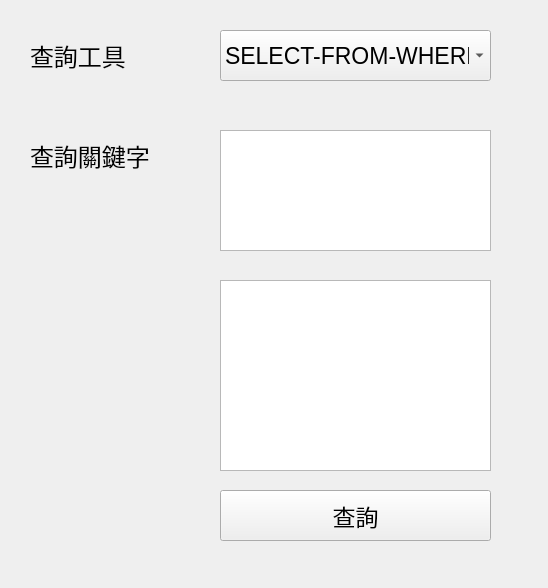
<?xml version="1.0" encoding="UTF-8"?>
<ui version="4.0">
 <class>Form</class>
 <widget class="QWidget" name="Form">
  <property name="geometry">
   <rect>
    <x>0</x>
    <y>0</y>
    <width>548</width>
    <height>588</height>
   </rect>
  </property>
  <property name="windowTitle">
   <string>Form</string>
  </property>
  <widget class="QPushButton" name="pushButton">
   <property name="geometry">
    <rect>
     <x>220</x>
     <y>490</y>
     <width>271</width>
     <height>51</height>
    </rect>
   </property>
   <property name="font">
    <font>
     <pointsize>17</pointsize>
    </font>
   </property>
   <property name="text">
    <string>查詢</string>
   </property>
  </widget>
  <widget class="QComboBox" name="comboBox">
   <property name="geometry">
    <rect>
     <x>220</x>
     <y>30</y>
     <width>271</width>
     <height>51</height>
    </rect>
   </property>
   <property name="font">
    <font>
     <pointsize>17</pointsize>
    </font>
   </property>
   <item>
    <property name="text">
     <string>SELECT-FROM-WHERE</string>
    </property>
   </item>
   <item>
    <property name="text">
     <string>DELETE</string>
    </property>
   </item>
   <item>
    <property name="text">
     <string>INSERT</string>
    </property>
   </item>
   <item>
    <property name="text">
     <string>UPDATE</string>
    </property>
   </item>
   <item>
    <property name="text">
     <string>IN</string>
    </property>
   </item>
   <item>
    <property name="text">
     <string>NOT IN</string>
    </property>
   </item>
   <item>
    <property name="text">
     <string>EXISTS</string>
    </property>
   </item>
   <item>
    <property name="text">
     <string>NOT EXISTS</string>
    </property>
   </item>
   <item>
    <property name="text">
     <string>COUNT</string>
    </property>
   </item>
   <item>
    <property name="text">
     <string>SUM</string>
    </property>
   </item>
   <item>
    <property name="text">
     <string>MAX</string>
    </property>
   </item>
   <item>
    <property name="text">
     <string>MIN</string>
    </property>
   </item>
   <item>
    <property name="text">
     <string>AVG</string>
    </property>
   </item>
   <item>
    <property name="text">
     <string>HAVING</string>
    </property>
   </item>
   <item>
    <property name="text">
     <string>MySQL</string>
    </property>
   </item>
  </widget>
  <widget class="QTextEdit" name="textEdit">
   <property name="geometry">
    <rect>
     <x>220</x>
     <y>130</y>
     <width>271</width>
     <height>121</height>
    </rect>
   </property>
  </widget>
  <widget class="QLabel" name="label">
   <property name="geometry">
    <rect>
     <x>30</x>
     <y>130</y>
     <width>151</width>
     <height>51</height>
    </rect>
   </property>
   <property name="font">
    <font>
     <pointsize>18</pointsize>
    </font>
   </property>
   <property name="text">
    <string>查詢關鍵字</string>
   </property>
  </widget>
  <widget class="QLabel" name="label_2">
   <property name="geometry">
    <rect>
     <x>30</x>
     <y>30</y>
     <width>121</width>
     <height>51</height>
    </rect>
   </property>
   <property name="font">
    <font>
     <pointsize>18</pointsize>
    </font>
   </property>
   <property name="text">
    <string>查詢工具</string>
   </property>
  </widget>
  <widget class="QTextBrowser" name="textBrowser">
   <property name="geometry">
    <rect>
     <x>220</x>
     <y>280</y>
     <width>271</width>
     <height>191</height>
    </rect>
   </property>
  </widget>
 </widget>
 <resources/>
 <connections/>
</ui>
